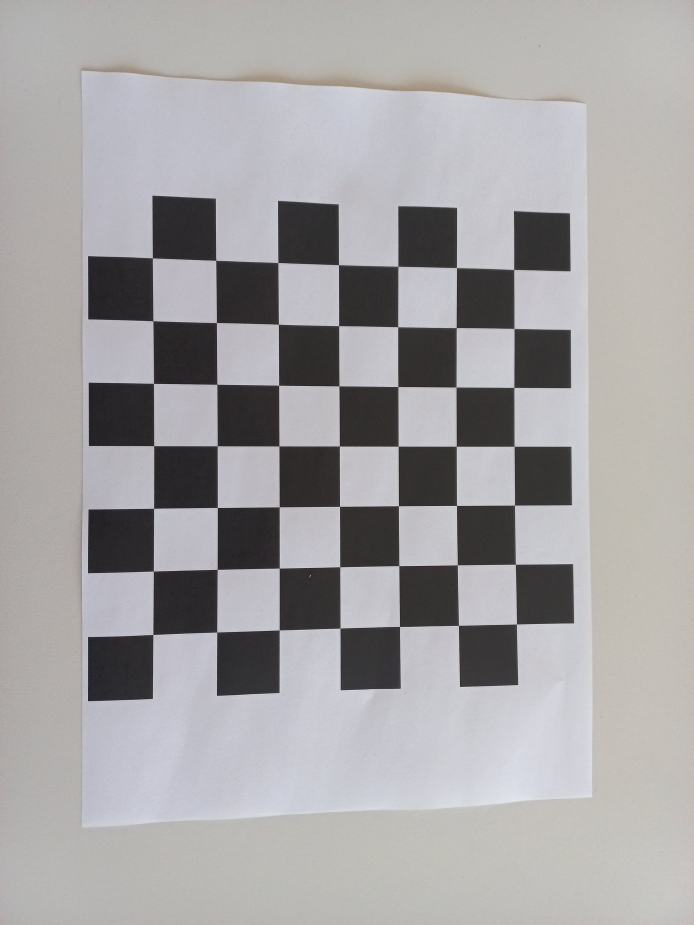
#> input picture samples/calibration/sam_a32_p2.jpg, 3468 x 4624 px (shown at 1/5 size); its folder holds only this picture in this run
$ python calibrate.py
#> lines starting #> are read from the running program, lines starting #| are printed output that depends on the picture; after the words box and inside, x2 and y2 are one past the last pixel; in counts of white or black regions, pixels touching at a corner belong together
import cv2
import glob
import numpy as np

ASPECT_RATIO = 4624 / 3468
CHECKERBOARD_D = (7, 7)

def calibrate_cam(calib_paths):
    for path in calib_paths:
        img = cv2.imread(path)
#> img is the input picture: shape (4624, 3468, 3); mean B, G, R 164.1, 162.9, 164.7
        img = cv2.resize(img, (720, int(720 / ASPECT_RATIO)))
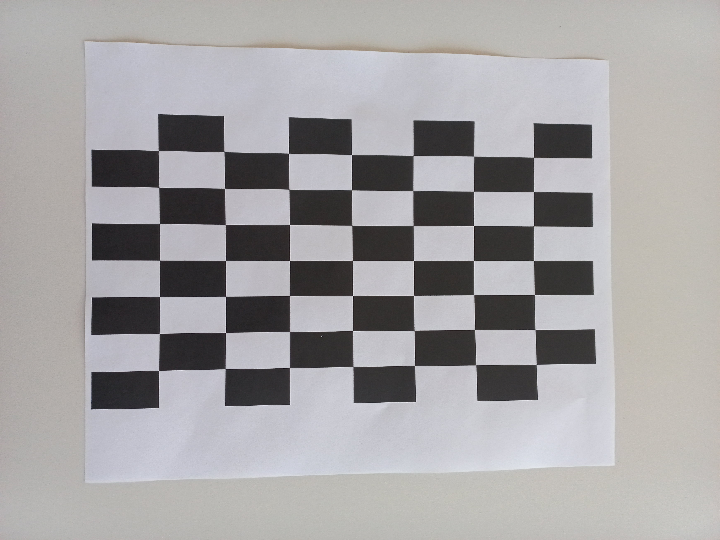
#> img: shape (540, 720, 3); mean B, G, R 164, 162.8, 164.6

        gray = cv2.cvtColor(img, cv2.COLOR_BGR2GRAY)

        ret, corners = cv2.findChessboardCorners(gray, CHECKERBOARD_D)
#> ret = True; corners = 49 rows, first 8: [158.5, 150.5], [223.9, 151.4], [288.6, 153.4], [351.5, 154.5], [413.1, 155.5], [473.5, 156.2], [533.5, 157.4], [158.7, 187.5]
        refined = cv2.cornerSubPix(gray, corners, (11, 11), (-1, -1),
            (cv2.TERM_CRITERIA_EPS + cv2.TERM_CRITERIA_MAX_ITER, 30, 0.001))
#> refined = 49 rows, first 8: [158.4, 150.6], [223.9, 151.4], [288.5, 153.4], [351.5, 154.6], [413.2, 155.6], [473.5, 156.2], [533.5, 157.5], [158.5, 187.5]

        cv2.drawChessboardCorners(img, CHECKERBOARD_D, refined, ret)
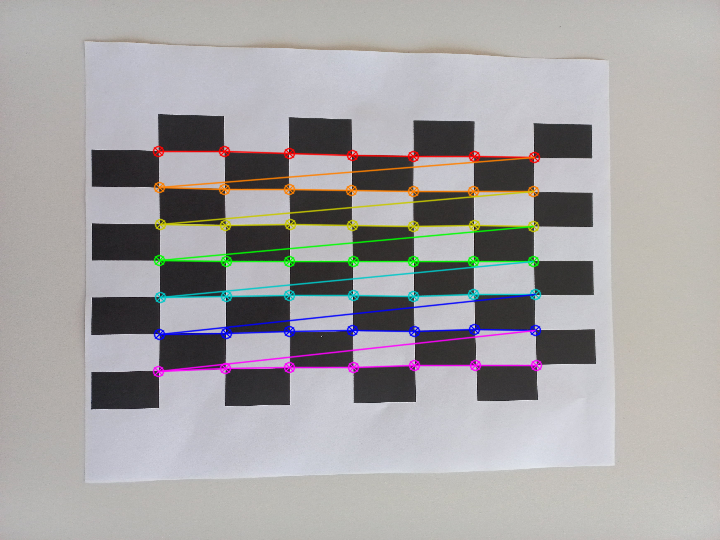
#> img: shape (540, 720, 3); 4.69% of pixels changed, all inside (x1, y1, x2, y2) = (152, 145, 543, 378)
        print(refined)
#> (printed output is left out)

        cv2.imshow("Pattern", img)
        cv2.waitKey(0)

def main():
    paths = glob.glob("../samples/calibration/*.jpg")

    print(paths)

    calibrate_cam(paths)

if __name__ == "__main__":
    main()
    cv2.destroyAllWindows()

$ run again, on samples/calibration/sam_a32_p3.jpg
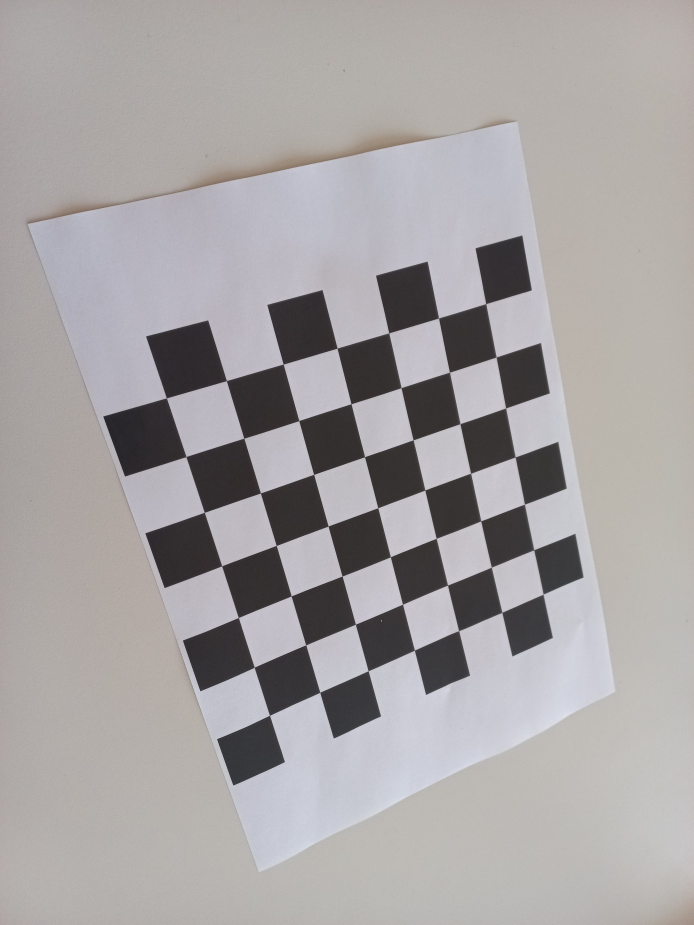
#> input picture samples/calibration/sam_a32_p3.jpg, 3468 x 4624 px (shown at 1/5 size)
#> in calibrate_cam, img is the input picture: shape (4624, 3468, 3); mean B, G, R 163.7, 163.2, 166.8
#> in calibrate_cam, `img = cv2.resize(img, (720, int(720 / ASPECT_RATIO)))`:
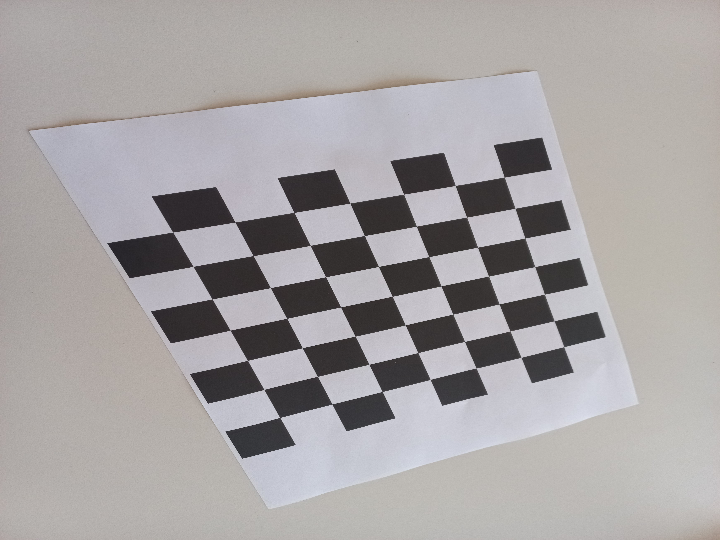
#> img: shape (540, 720, 3); mean B, G, R 163.6, 163.1, 166.7
#> ret = True; corners = 49 rows, first 8: [504, 177.3], [515.1, 208.6], [525, 237.9], [534.8, 266.5], [544.4, 294.3], [553.9, 320.7], [563.7, 346.7], [455.1, 185.5]
#> refined = 49 rows, first 8: [504.1, 176.9], [514.9, 208.2], [524.8, 238], [534.7, 266.6], [544.4, 294.2], [554, 320.7], [563.8, 346.8], [455.2, 185.5]
#> in calibrate_cam, `cv2.drawChessboardCorners(img, CHECKERBOARD_D, refined, ret)`:
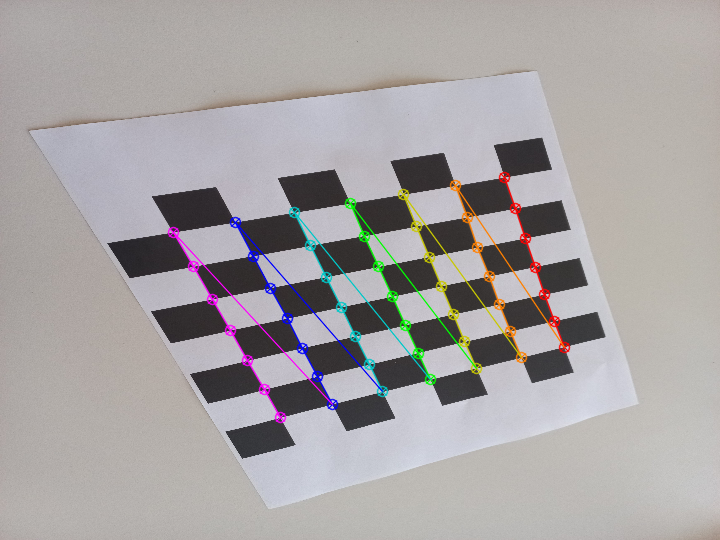
#> img: shape (540, 720, 3); 2.82% of pixels changed, all inside (x1, y1, x2, y2) = (167, 171, 571, 424)
#> (printed output is left out)

$ run again, on samples/calibration/sam_a32_p4.jpg
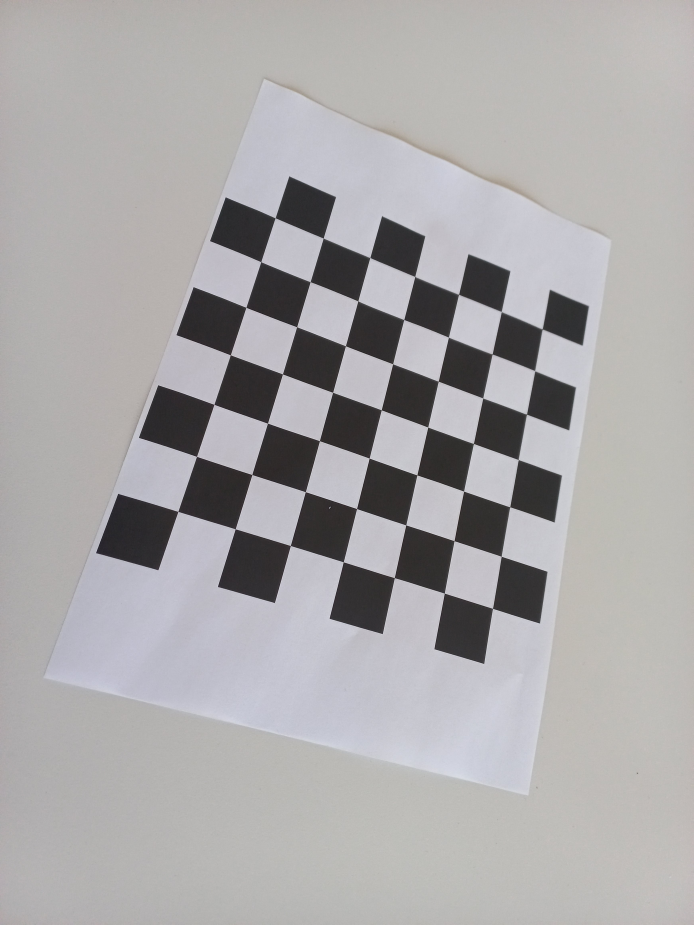
#> input picture samples/calibration/sam_a32_p4.jpg, 3468 x 4624 px (shown at 1/5 size)
#> in calibrate_cam, img is the input picture: shape (4624, 3468, 3); mean B, G, R 169.6, 168.7, 170.4
#> in calibrate_cam, `img = cv2.resize(img, (720, int(720 / ASPECT_RATIO)))`:
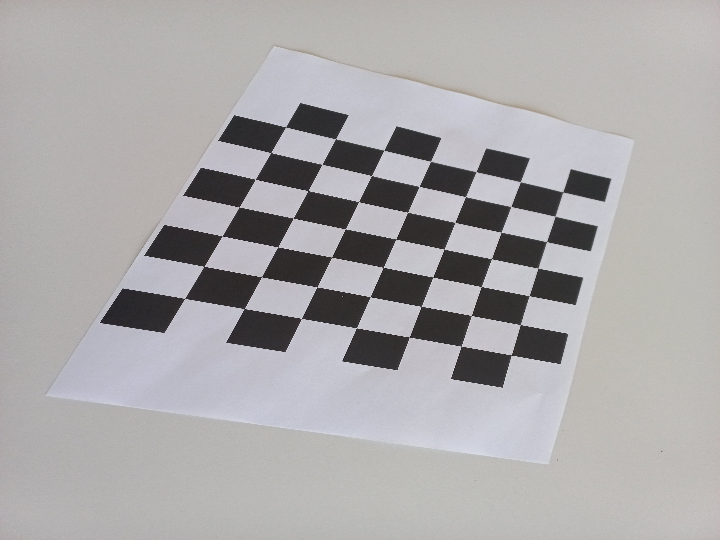
#> img: shape (540, 720, 3); mean B, G, R 169.5, 168.5, 170.3
#> ret = True; corners = 49 rows, first 8: [184.5, 298.6], [203.7, 266.5], [222.1, 236], [239.1, 206.9], [255, 179.5], [270.9, 152.3], [285.6, 126.9], [244.3, 308.5]
#> refined = 49 rows, first 8: [184.6, 298.3], [204, 266.2], [222.2, 235.9], [239.1, 206.9], [255.2, 179.4], [270.7, 152.6], [285.5, 127], [244.2, 308.6]
#> in calibrate_cam, `cv2.drawChessboardCorners(img, CHECKERBOARD_D, refined, ret)`:
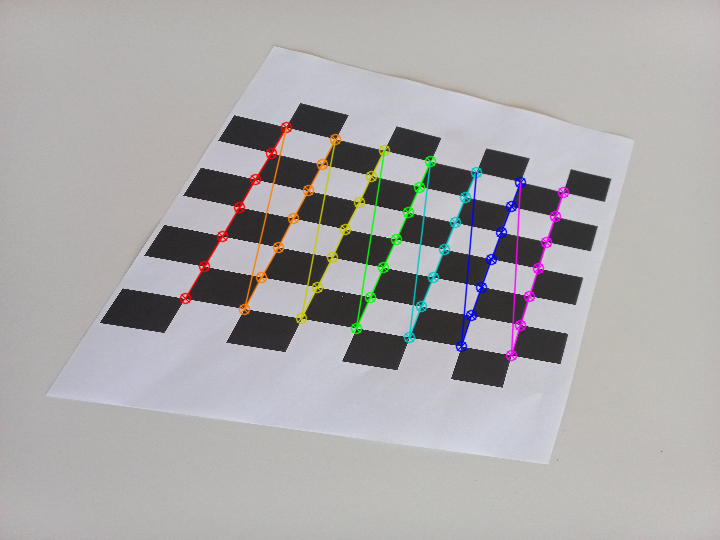
#> img: shape (540, 720, 3); 2.8% of pixels changed, all inside (x1, y1, x2, y2) = (179, 121, 570, 362)
#> (printed output is left out)
